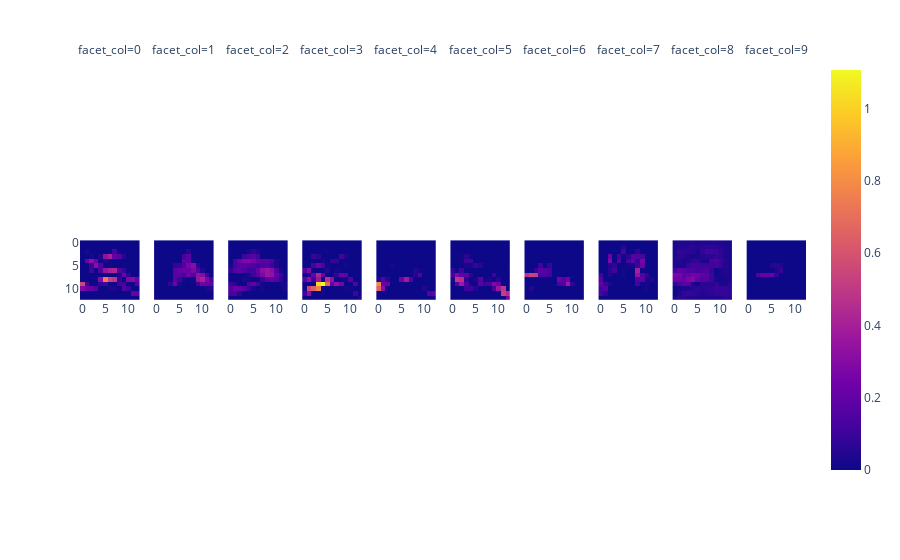

The notebook cell saved with this chart:
### Code cell
from functools import reduce

imgs = x_train[:1000]
convs =  reduce(lambda x, l: l.forward(x), nn[:4], imgs) #nn[1].forward(nn[0].forward(img))
convs.shape
px.imshow(convs[TARGET_IMG], facet_col=2, facet_col_wrap=10)

### Figure 1 — Plotly figure (JSON) as saved in the notebook; plotly's stock layout.template omitted (floating-point values rounded to 4 significant figures; data arrays with more than 128 entries replaced by an {"elided": "..."} marker saying what was removed)
{"data": [{"coloraxis": "coloraxis", "hovertemplate": "x: %{x}<br>y: %{y}<br>color: %{z}<extra></extra>", "name": "0", "type": "heatmap", "xaxis": "x", "yaxis": "y", "z": {"elided": "13x13 float values"}}, {"coloraxis": "coloraxis", "hovertemplate": "x: %{x}<br>y: %{y}<br>color: %{z}<extra></extra>", "name": "1", "type": "heatmap", "xaxis": "x2", "yaxis": "y2", "z": {"elided": "13x13 float values"}}, {"coloraxis": "coloraxis", "hovertemplate": "x: %{x}<br>y: %{y}<br>color: %{z}<extra></extra>", "name": "2", "type": "heatmap", "xaxis": "x3", "yaxis": "y3", "z": {"elided": "13x13 float values"}}, {"coloraxis": "coloraxis", "hovertemplate": "x: %{x}<br>y: %{y}<br>color: %{z}<extra></extra>", "name": "3", "type": "heatmap", "xaxis": "x4", "yaxis": "y4", "z": {"elided": "13x13 float values"}}, {"coloraxis": "coloraxis", "hovertemplate": "x: %{x}<br>y: %{y}<br>color: %{z}<extra></extra>", "name": "4", "type": "heatmap", "xaxis": "x5", "yaxis": "y5", "z": {"elided": "13x13 float values"}}, {"coloraxis": "coloraxis", "hovertemplate": "x: %{x}<br>y: %{y}<br>color: %{z}<extra></extra>", "name": "5", "type": "heatmap", "xaxis": "x6", "yaxis": "y6", "z": {"elided": "13x13 float values"}}, {"coloraxis": "coloraxis", "hovertemplate": "x: %{x}<br>y: %{y}<br>color: %{z}<extra></extra>", "name": "6", "type": "heatmap", "xaxis": "x7", "yaxis": "y7", "z": {"elided": "13x13 float values"}}, {"coloraxis": "coloraxis", "hovertemplate": "x: %{x}<br>y: %{y}<br>color: %{z}<extra></extra>", "name": "7", "type": "heatmap", "xaxis": "x8", "yaxis": "y8", "z": {"elided": "13x13 float values"}}, {"coloraxis": "coloraxis", "hovertemplate": "x: %{x}<br>y: %{y}<br>color: %{z}<extra></extra>", "name": "8", "type": "heatmap", "xaxis": "x9", "yaxis": "y9", "z": {"elided": "13x13 float values"}}, {"coloraxis": "coloraxis", "hovertemplate": "x: %{x}<br>y: %{y}<br>color: %{z}<extra></extra>", "name": "9", "type": "heatmap", "xaxis": "x10", "yaxis": "y10", "z": {"elided": "13x13 float values"}}], "layout": {"annotations": [{"font": {}, "showarrow": false, "text": "facet_col=0", "x": 0.041, "xanchor": "center", "xref": "paper", "y": 1, "yanchor": "bottom", "yref": "paper"}, {"font": {}, "showarrow": false, "text": "facet_col=1", "x": 0.143, "xanchor": "center", "xref": "paper", "y": 1, "yanchor": "bottom", "yref": "paper"}, {"font": {}, "showarrow": false, "text": "facet_col=2", "x": 0.245, "xanchor": "center", "xref": "paper", "y": 1, "yanchor": "bottom", "yref": "paper"}, {"font": {}, "showarrow": false, "text": "facet_col=3", "x": 0.347, "xanchor": "center", "xref": "paper", "y": 1, "yanchor": "bottom", "yref": "paper"}, {"font": {}, "showarrow": false, "text": "facet_col=4", "x": 0.449, "xanchor": "center", "xref": "paper", "y": 1, "yanchor": "bottom", "yref": "paper"}, {"font": {}, "showarrow": false, "text": "facet_col=5", "x": 0.551, "xanchor": "center", "xref": "paper", "y": 1, "yanchor": "bottom", "yref": "paper"}, {"font": {}, "showarrow": false, "text": "facet_col=6", "x": 0.653, "xanchor": "center", "xref": "paper", "y": 1, "yanchor": "bottom", "yref": "paper"}, {"font": {}, "showarrow": false, "text": "facet_col=7", "x": 0.755, "xanchor": "center", "xref": "paper", "y": 1, "yanchor": "bottom", "yref": "paper"}, {"font": {}, "showarrow": false, "text": "facet_col=8", "x": 0.857, "xanchor": "center", "xref": "paper", "y": 1, "yanchor": "bottom", "yref": "paper"}, {"font": {}, "showarrow": false, "text": "facet_col=9", "x": 0.959, "xanchor": "center", "xref": "paper", "y": 1, "yanchor": "bottom", "yref": "paper"}], "coloraxis": {"colorscale": [[0, "#0d0887"], [0.1111, "#46039f"], [0.2222, "#7201a8"], [0.3333, "#9c179e"], [0.4444, "#bd3786"], [0.5556, "#d8576b"], [0.6667, "#ed7953"], [0.7778, "#fb9f3a"], [0.8889, "#fdca26"], [1, "#f0f921"]]}, "margin": {"t": 60}, "xaxis": {"anchor": "y", "constrain": "domain", "domain": [0, 0.082], "scaleanchor": "y"}, "xaxis10": {"anchor": "y10", "domain": [0.918, 1], "matches": "x"}, "xaxis2": {"anchor": "y2", "domain": [0.102, 0.184], "matches": "x"}, "xaxis3": {"anchor": "y3", "domain": [0.204, 0.286], "matches": "x"}, "xaxis4": {"anchor": "y4", "domain": [0.306, 0.388], "matches": "x"}, "xaxis5": {"anchor": "y5", "domain": [0.408, 0.49], "matches": "x"}, "xaxis6": {"anchor": "y6", "domain": [0.51, 0.592], "matches": "x"}, "xaxis7": {"anchor": "y7", "domain": [0.612, 0.694], "matches": "x"}, "xaxis8": {"anchor": "y8", "domain": [0.714, 0.796], "matches": "x"}, "xaxis9": {"anchor": "y9", "domain": [0.816, 0.898], "matches": "x"}, "yaxis": {"anchor": "x", "autorange": "reversed", "constrain": "domain", "domain": [0, 1]}, "yaxis10": {"anchor": "x10", "domain": [0, 1], "matches": "y", "showticklabels": false}, "yaxis2": {"anchor": "x2", "domain": [0, 1], "matches": "y", "showticklabels": false}, "yaxis3": {"anchor": "x3", "domain": [0, 1], "matches": "y", "showticklabels": false}, "yaxis4": {"anchor": "x4", "domain": [0, 1], "matches": "y", "showticklabels": false}, "yaxis5": {"anchor": "x5", "domain": [0, 1], "matches": "y", "showticklabels": false}, "yaxis6": {"anchor": "x6", "domain": [0, 1], "matches": "y", "showticklabels": false}, "yaxis7": {"anchor": "x7", "domain": [0, 1], "matches": "y", "showticklabels": false}, "yaxis8": {"anchor": "x8", "domain": [0, 1], "matches": "y", "showticklabels": false}, "yaxis9": {"anchor": "x9", "domain": [0, 1], "matches": "y", "showticklabels": false}}}
